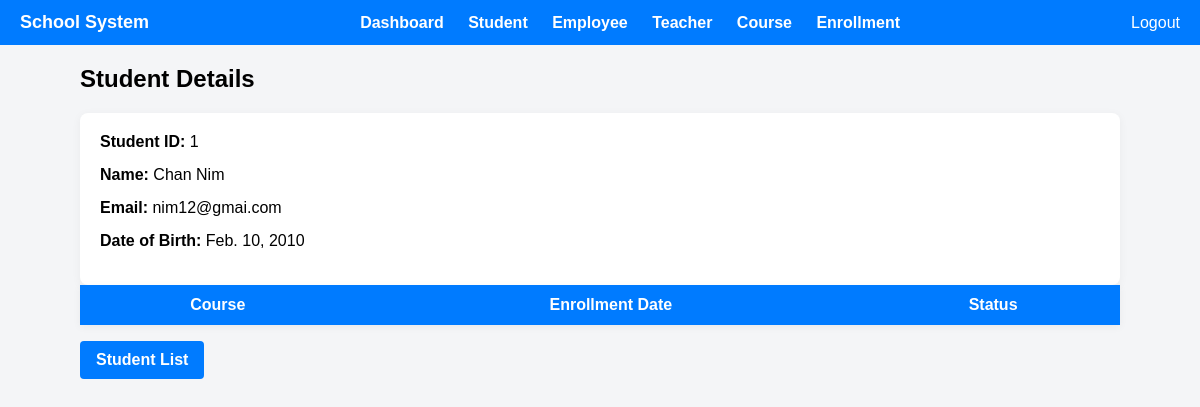
Screenshot of /students/1/ (signed in) with the database file from the repository.
### students/models.py (models this page shows, shortened)
class Student(models.Model):
    name = models.CharField(max_length=100)
    email = models.EmailField(unique=True)
    phone = models.CharField(max_length=15, blank=True, null=True)
    date_of_birth = models.DateField(null=True, blank=True)

### employees/decorators.py (the view)
    def wrapper(request, *args, **kwargs):
        if not request.session.get('employee_id'):
            return redirect('login')
        return view_func(request, *args, **kwargs)

### students/views.py (called while the page is built)
@employee_login_required
def student_detail(request, pk):
    student = get_object_or_404(Student, pk=pk)
    return render(request, 'students/student_detail.html', {'student': student})

### students/templates/students/student_detail.html (shortened to what this page needs)
{% extends 'base.html' %} {% block title %}  Student Detail {% endblock title %}
{%block content %}
<div class="container-lg ">
  <h2>Student Details</h2>
<div  class="form-container  ">
  <p><strong>Student ID:</strong> {{ student.id }}</p>
  <p><strong>Name:</strong> {{ student.name }}</p>
  <p><strong>Email:</strong> {{ student.email }}</p>
  <p><strong>Date of Birth:</strong> {{ student.date_of_birth }}</p>
</div>
  <table class="table">
    <thead>
      <tr>
        <th scope="col">Course</th>
        <th scope="col">Enrollment Date</th>
        <th scope="col">Status</th>
      </tr>
    </thead>
  </table>
  <p><a href="{% url 'student_list' %}" class="button-link">Student List</a></p>
</div>
{% endblock content %}

### static/css/style.css (style rules this page uses)
body { margin: 0; font-family: Arial, sans-serif; background-color: #f4f5f7; }
.container-lg { max-width: 90%; margin: auto; padding: 20px; }
table.table { width: 100%; background-color: white; border-collapse: collapse; box-shadow: 0 2px 8px rgba(0, 0, 0, 0.05); }
table.table thead { background-color: #007bff; color: white; font-size: 14px; }
table.table th { vertical-align: middle; padding: 12px; text-align: center; line-height: 1; font-size: 16px; }
a { text-decoration: none; color: #007bff; font-weight: 500; }
a.button-link { display: inline-block; padding: 10px 16px; margin: 16px 0; background-color: #007bff; color: white; border-radius: 4px; font-weight: bold; text-decoration: none; transition: background-color 0.2s; }
.button-link { display: inline-block; padding: 10px 16px; margin: 8px 4px; background-color: #007bff; color: white; border: none; border-radius: 4px; font-weight: bold; text-decoration: none; transition: background-color 0.2s; cursor: pointer; }
.form-container { background-color: white; padding: 20px; margin-top: 20px; border-radius: 8px; box-shadow: 0 2px 10px rgba(0, 0, 0, 0.05); width: 100%; }
.form-container p { margin-bottom: 15px; }
* { margin: 0; padding: 0; box-sizing: border-box; }

### rows the page displays
Student: id "1", name "Chan Nim", email "nim12@gmai.com", date_of_birth "Feb. 10, 2010"
